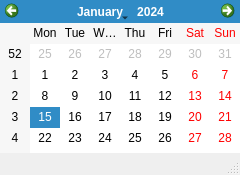
<?xml version="1.0" encoding="UTF-8"?>
<ui version="4.0">
 <class>ventCalendar</class>
 <widget class="QMainWindow" name="ventCalendar">
  <property name="geometry">
   <rect>
    <x>0</x>
    <y>0</y>
    <width>240</width>
    <height>175</height>
   </rect>
  </property>
  <property name="minimumSize">
   <size>
    <width>240</width>
    <height>175</height>
   </size>
  </property>
  <property name="maximumSize">
   <size>
    <width>240</width>
    <height>175</height>
   </size>
  </property>
  <property name="windowTitle">
   <string>Calendario</string>
  </property>
  <widget class="QWidget" name="centralwidget">
   <widget class="QCalendarWidget" name="calendarWidget">
    <property name="geometry">
     <rect>
      <x>0</x>
      <y>0</y>
      <width>240</width>
      <height>170</height>
     </rect>
    </property>
    <property name="minimumSize">
     <size>
      <width>240</width>
      <height>170</height>
     </size>
    </property>
    <property name="maximumSize">
     <size>
      <width>240</width>
      <height>170</height>
     </size>
    </property>
   </widget>
  </widget>
  <widget class="QStatusBar" name="statusbar"/>
 </widget>
 <resources/>
 <connections/>
</ui>
